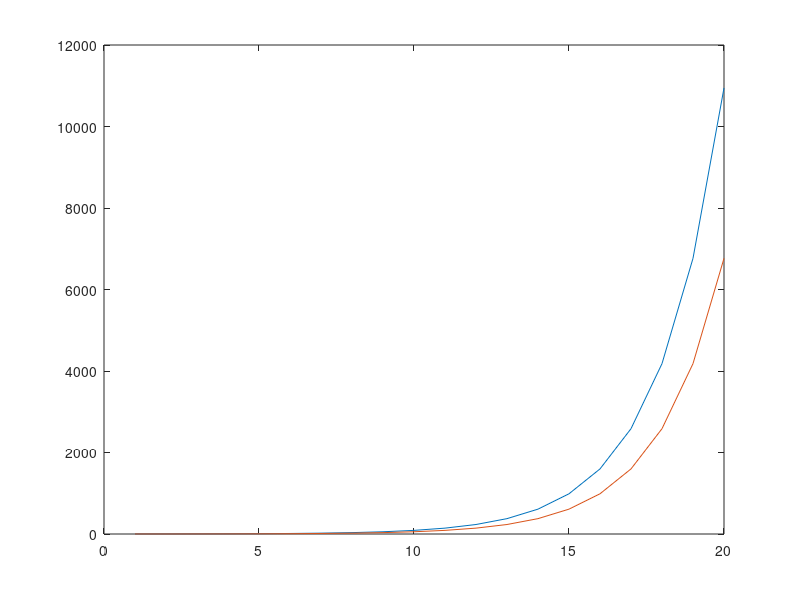

Write the MATLAB code that produced this figure.
% % 1, second-order relation
% x1 = 1;
% x2 = 1;
% b = .1;
% a = -.1;
% N = 20;
% 
% x = zeros(N,1);
% x(1)=x1;
% x(2)=x2;
% 
% for n=3:N
%     x(n)=b*x(n-1)+a*x(n-2);
% end
% 
% x'
% plot(x)
% 

% % second-order system
x0 = [1;1];
%x0 = -V(:,1);
M = [1 1; 1 0];
N = 20;

x = zeros(2,N);
x(:,1)=x0;

for n=2:N
    x(:,n)=M*x(:,n-1);
end

x
plot(x')

% get eigenvalues
[V,D] = eig(M);
diag(D)
